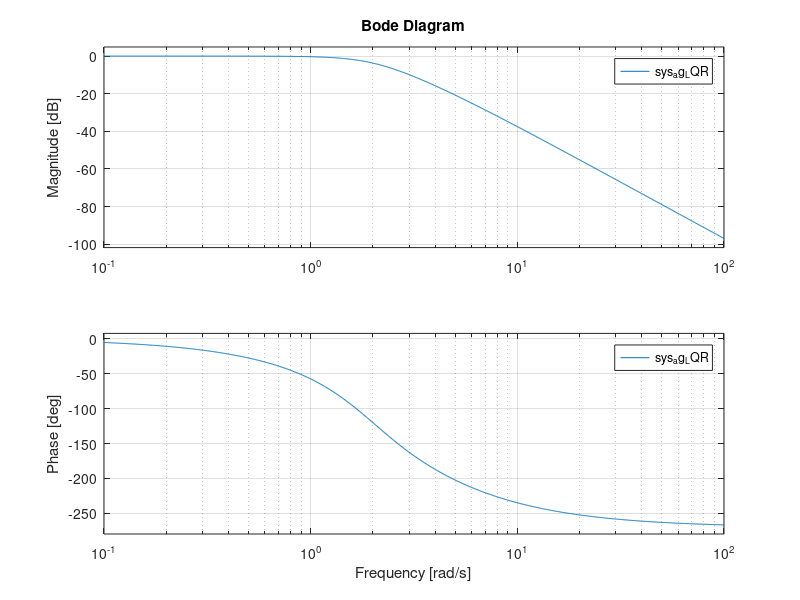
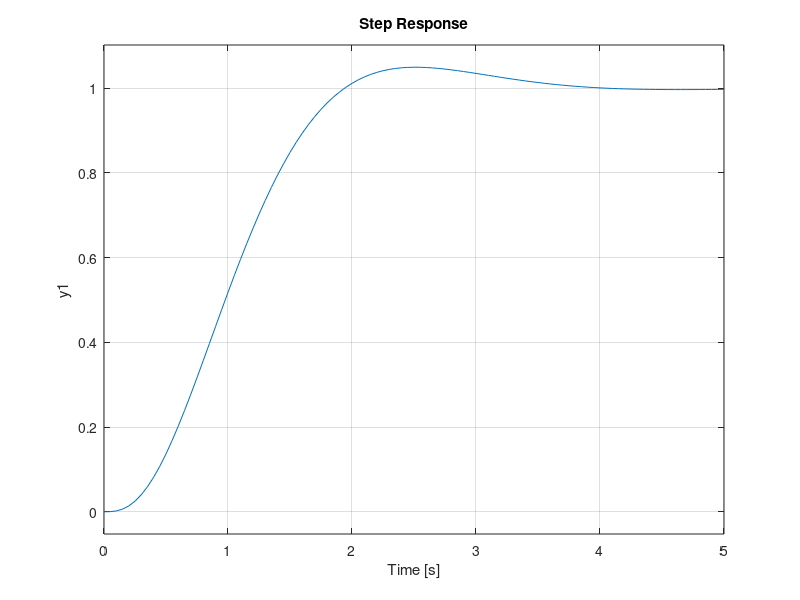
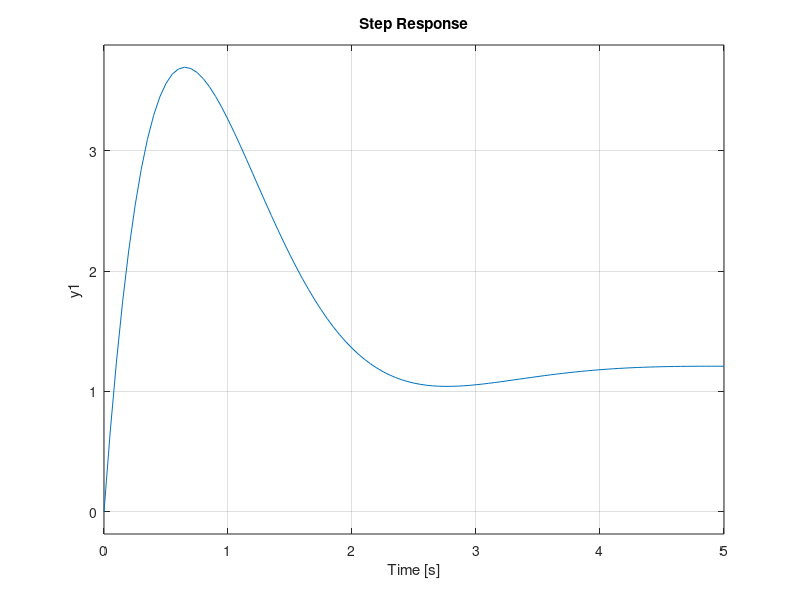
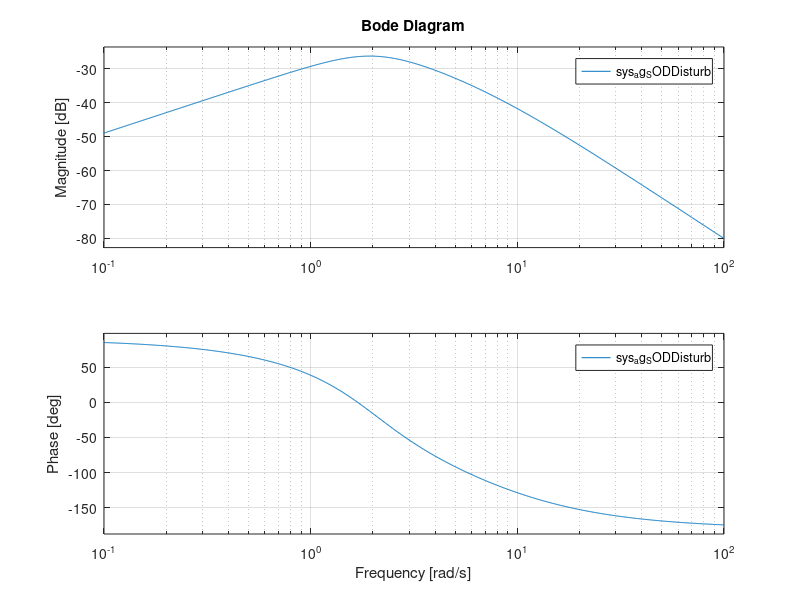

Recreate these plots in MATLAB, in order. (Note: this script raises an error after producing the figures.)
clc
close all

% CA1CA3 Briefing MATLAB Demostration (State Augmentation)

% Formulate the Augmented State-Space Model

Fbar = [0,1,0;-1.20,-3.71,0;1,0,0]; % The process matrix for the augmented system
Gu = [0;1;0]; % The input matrix for u
Gr = [0;0;-1]; % The input matrix for r
Gv = [0;1;0]; % Used for Disturbance Analysis; The input matrix for disturbance v
Hbar = [1,0,0]; % The output matrix for y



% Design Using LQR

%for i = 1:5
  Q_LQR = [1,0,0;0,1,0;0,0,200];
  R_LQR = 1;
  [K_LQR,~,~] = lqr(Fbar,Gu,Q_LQR,R_LQR)

  sys_ag_LQR = ss(Fbar-Gu*K_LQR,Gr,Hbar,0);
  figure(1)
  bode(sys_ag_LQR)
  grid on
  hold on
  figure(2)
  step(sys_ag_LQR)
  grid on
  hold on
  
  sys_ag_LQR_Control = ss(Fbar-Gu*K_LQR,Gr,-K_LQR,0);
 
% In sys_ag_LQR_Control, Hbar is changed to -K_LQR
% In this case, MATLAB would treat -K_LQR*x as the output of the system,
% which is nothing else but the control signal
% Therefore, by doing a unit step response analysis, the control signal
% response can be displayed
  figure(3)
  step(sys_ag_LQR_Control)
  grid on
  hold on

%end

ITAEPoles = 2*[-0.7081; -0.5210+1.0680*1i;-0.5210-1.0680*1i];
K_ITAE = acker(Fbar,Gu,ITAEPoles)
sys_ag_ITAE = ss(Fbar-Gu*K_ITAE,Gr,Hbar,0);


BesselPoles = [-2.8260; -2.2365+2.1336*1i; -2.2365-2.1336*1i];
K_Bessel = acker(Fbar,Gu,BesselPoles)
sys_ag_Bessel = ss(Fbar-Gu*K_Bessel,Gr,Hbar,0);

SODPoles = [-7.0;-1.4140+1.4144*1i;-1.4140-1.4144*1i];
K_SOD = acker(Fbar,Gu,SODPoles)
sys_ag_SOD = ss(Fbar-Gu*K_SOD,Gr,Hbar,0)

% Disturbance Study
sys_ag_SODDisturb = ss(Fbar-Gu*K_SOD,Gv,Hbar,0);
% Gr is changed to Gv
% For sys_ag_Disturb, the input matrix is set Gv in order to study the
% system response when disturbance v comes in
% In this case study, the reference signal r is zero.
figure(21)
bode(sys_ag_SODDisturb)
grid on
figure(22)
step(sys_ag_SODDisturb)
grid on
sys_ag_SODDisturbControl = ss(Fbar-Gu*K_SOD,Gv,-K_SOD,0);
figure(23)
step(sys_ag_SODDisturbControl)
grid on

[num, den]=ss2tf(A, B, C, D, 2);
